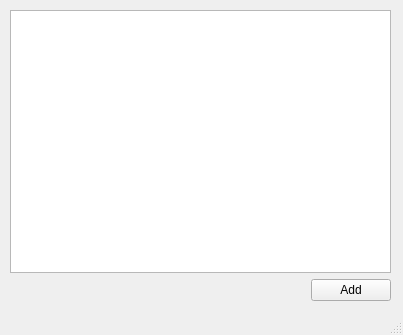
<?xml version="1.0" encoding="UTF-8"?>
<ui version="4.0">
 <class>MainWindow</class>
 <widget class="QMainWindow" name="MainWindow">
  <property name="geometry">
   <rect>
    <x>0</x>
    <y>0</y>
    <width>403</width>
    <height>335</height>
   </rect>
  </property>
  <property name="windowTitle">
   <string>MainWindow</string>
  </property>
  <widget class="QWidget" name="centralwidget">
   <widget class="QWidget" name="layoutWidget">
    <property name="geometry">
     <rect>
      <x>10</x>
      <y>10</y>
      <width>381</width>
      <height>291</height>
     </rect>
    </property>
    <layout class="QVBoxLayout" name="verticalLayout">
     <property name="sizeConstraint">
      <enum>QLayout::SetDefaultConstraint</enum>
     </property>
     <item>
      <widget class="QTableView" name="deviceTableView"/>
     </item>
     <item>
      <layout class="QHBoxLayout" name="horizontalLayout">
       <item>
        <spacer name="horizontalSpacer">
         <property name="orientation">
          <enum>Qt::Horizontal</enum>
         </property>
         <property name="sizeHint" stdset="0">
          <size>
           <width>40</width>
           <height>20</height>
          </size>
         </property>
        </spacer>
       </item>
       <item>
        <widget class="QPushButton" name="addBtn">
         <property name="text">
          <string>Add</string>
         </property>
        </widget>
       </item>
      </layout>
     </item>
    </layout>
   </widget>
  </widget>
  <widget class="QMenuBar" name="menubar">
   <property name="geometry">
    <rect>
     <x>0</x>
     <y>0</y>
     <width>403</width>
     <height>24</height>
    </rect>
   </property>
  </widget>
  <widget class="QStatusBar" name="statusbar"/>
 </widget>
 <resources/>
 <connections/>
</ui>
